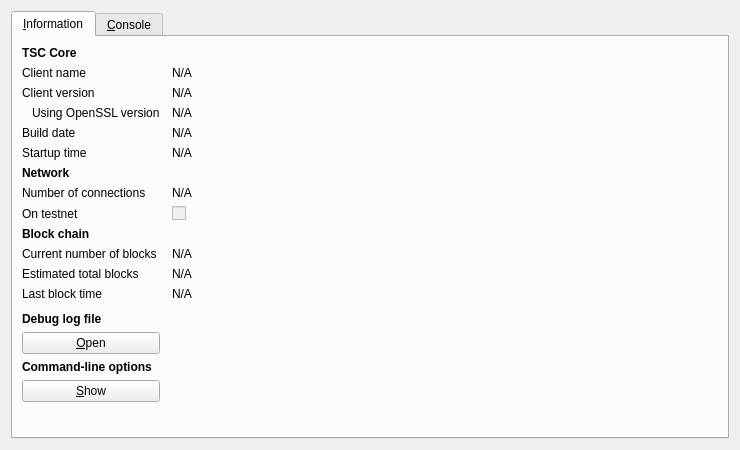
<?xml version="1.0" encoding="UTF-8"?>
<ui version="4.0">
 <class>RPCConsole</class>
 <widget class="QDialog" name="RPCConsole">
  <property name="geometry">
   <rect>
    <x>0</x>
    <y>0</y>
    <width>740</width>
    <height>450</height>
   </rect>
  </property>
  <property name="windowTitle">
   <string>TSC - Debug window</string>
  </property>
  <property name="styleSheet">
   <string notr="true">background-image: url(:/images/2s);</string>
  </property>
  <layout class="QVBoxLayout" name="verticalLayout_2">
   <item>
    <widget class="QTabWidget" name="tabWidget">
     <property name="currentIndex">
      <number>0</number>
     </property>
     <widget class="QWidget" name="tab_info">
      <attribute name="title">
       <string>&amp;Information</string>
      </attribute>
      <layout class="QGridLayout" name="gridLayout" columnstretch="0,1">
       <property name="horizontalSpacing">
        <number>12</number>
       </property>
       <item row="0" column="0">
        <widget class="QLabel" name="label_9">
         <property name="font">
          <font>
           <weight>75</weight>
           <bold>true</bold>
          </font>
         </property>
         <property name="text">
          <string>TSC Core</string>
         </property>
        </widget>
       </item>
       <item row="1" column="0">
        <widget class="QLabel" name="label_5">
         <property name="text">
          <string>Client name</string>
         </property>
        </widget>
       </item>
       <item row="1" column="1">
        <widget class="QLabel" name="clientName">
         <property name="cursor">
          <cursorShape>IBeamCursor</cursorShape>
         </property>
         <property name="text">
          <string>N/A</string>
         </property>
         <property name="textFormat">
          <enum>Qt::PlainText</enum>
         </property>
         <property name="textInteractionFlags">
          <set>Qt::LinksAccessibleByMouse|Qt::TextSelectableByKeyboard|Qt::TextSelectableByMouse</set>
         </property>
        </widget>
       </item>
       <item row="2" column="0">
        <widget class="QLabel" name="label_6">
         <property name="text">
          <string>Client version</string>
         </property>
        </widget>
       </item>
       <item row="2" column="1">
        <widget class="QLabel" name="clientVersion">
         <property name="cursor">
          <cursorShape>IBeamCursor</cursorShape>
         </property>
         <property name="text">
          <string>N/A</string>
         </property>
         <property name="textFormat">
          <enum>Qt::PlainText</enum>
         </property>
         <property name="textInteractionFlags">
          <set>Qt::LinksAccessibleByMouse|Qt::TextSelectableByKeyboard|Qt::TextSelectableByMouse</set>
         </property>
        </widget>
       </item>
       <item row="3" column="0">
        <widget class="QLabel" name="label_14">
         <property name="text">
          <string>Using OpenSSL version</string>
         </property>
         <property name="indent">
          <number>10</number>
         </property>
        </widget>
       </item>
       <item row="3" column="1">
        <widget class="QLabel" name="openSSLVersion">
         <property name="cursor">
          <cursorShape>IBeamCursor</cursorShape>
         </property>
         <property name="text">
          <string>N/A</string>
         </property>
         <property name="textFormat">
          <enum>Qt::PlainText</enum>
         </property>
         <property name="textInteractionFlags">
          <set>Qt::LinksAccessibleByMouse|Qt::TextSelectableByKeyboard|Qt::TextSelectableByMouse</set>
         </property>
        </widget>
       </item>
       <item row="4" column="0">
        <widget class="QLabel" name="label_12">
         <property name="text">
          <string>Build date</string>
         </property>
        </widget>
       </item>
       <item row="4" column="1">
        <widget class="QLabel" name="buildDate">
         <property name="cursor">
          <cursorShape>IBeamCursor</cursorShape>
         </property>
         <property name="text">
          <string>N/A</string>
         </property>
         <property name="textFormat">
          <enum>Qt::PlainText</enum>
         </property>
         <property name="textInteractionFlags">
          <set>Qt::LinksAccessibleByMouse|Qt::TextSelectableByKeyboard|Qt::TextSelectableByMouse</set>
         </property>
        </widget>
       </item>
       <item row="5" column="0">
        <widget class="QLabel" name="label_13">
         <property name="text">
          <string>Startup time</string>
         </property>
        </widget>
       </item>
       <item row="5" column="1">
        <widget class="QLabel" name="startupTime">
         <property name="cursor">
          <cursorShape>IBeamCursor</cursorShape>
         </property>
         <property name="text">
          <string>N/A</string>
         </property>
         <property name="textFormat">
          <enum>Qt::PlainText</enum>
         </property>
         <property name="textInteractionFlags">
          <set>Qt::LinksAccessibleByMouse|Qt::TextSelectableByKeyboard|Qt::TextSelectableByMouse</set>
         </property>
        </widget>
       </item>
       <item row="6" column="0">
        <widget class="QLabel" name="label_11">
         <property name="font">
          <font>
           <weight>75</weight>
           <bold>true</bold>
          </font>
         </property>
         <property name="text">
          <string>Network</string>
         </property>
        </widget>
       </item>
       <item row="7" column="0">
        <widget class="QLabel" name="label_7">
         <property name="text">
          <string>Number of connections</string>
         </property>
        </widget>
       </item>
       <item row="7" column="1">
        <widget class="QLabel" name="numberOfConnections">
         <property name="cursor">
          <cursorShape>IBeamCursor</cursorShape>
         </property>
         <property name="text">
          <string>N/A</string>
         </property>
         <property name="textFormat">
          <enum>Qt::PlainText</enum>
         </property>
         <property name="textInteractionFlags">
          <set>Qt::LinksAccessibleByMouse|Qt::TextSelectableByKeyboard|Qt::TextSelectableByMouse</set>
         </property>
        </widget>
       </item>
       <item row="8" column="0">
        <widget class="QLabel" name="label_8">
         <property name="text">
          <string>On testnet</string>
         </property>
        </widget>
       </item>
       <item row="8" column="1">
        <widget class="QCheckBox" name="isTestNet">
         <property name="enabled">
          <bool>false</bool>
         </property>
         <property name="text">
          <string/>
         </property>
        </widget>
       </item>
       <item row="9" column="0">
        <widget class="QLabel" name="label_10">
         <property name="font">
          <font>
           <weight>75</weight>
           <bold>true</bold>
          </font>
         </property>
         <property name="text">
          <string>Block chain</string>
         </property>
        </widget>
       </item>
       <item row="10" column="0">
        <widget class="QLabel" name="label_3">
         <property name="text">
          <string>Current number of blocks</string>
         </property>
        </widget>
       </item>
       <item row="10" column="1">
        <widget class="QLabel" name="numberOfBlocks">
         <property name="cursor">
          <cursorShape>IBeamCursor</cursorShape>
         </property>
         <property name="text">
          <string>N/A</string>
         </property>
         <property name="textFormat">
          <enum>Qt::PlainText</enum>
         </property>
         <property name="textInteractionFlags">
          <set>Qt::LinksAccessibleByMouse|Qt::TextSelectableByKeyboard|Qt::TextSelectableByMouse</set>
         </property>
        </widget>
       </item>
       <item row="11" column="0">
        <widget class="QLabel" name="label_4">
         <property name="text">
          <string>Estimated total blocks</string>
         </property>
        </widget>
       </item>
       <item row="11" column="1">
        <widget class="QLabel" name="totalBlocks">
         <property name="cursor">
          <cursorShape>IBeamCursor</cursorShape>
         </property>
         <property name="text">
          <string>N/A</string>
         </property>
         <property name="textFormat">
          <enum>Qt::PlainText</enum>
         </property>
         <property name="textInteractionFlags">
          <set>Qt::LinksAccessibleByMouse|Qt::TextSelectableByKeyboard|Qt::TextSelectableByMouse</set>
         </property>
        </widget>
       </item>
       <item row="12" column="0">
        <widget class="QLabel" name="label_2">
         <property name="text">
          <string>Last block time</string>
         </property>
        </widget>
       </item>
       <item row="12" column="1">
        <widget class="QLabel" name="lastBlockTime">
         <property name="cursor">
          <cursorShape>IBeamCursor</cursorShape>
         </property>
         <property name="text">
          <string>N/A</string>
         </property>
         <property name="textFormat">
          <enum>Qt::PlainText</enum>
         </property>
         <property name="textInteractionFlags">
          <set>Qt::LinksAccessibleByMouse|Qt::TextSelectableByKeyboard|Qt::TextSelectableByMouse</set>
         </property>
        </widget>
       </item>
       <item row="13" column="0">
        <spacer name="verticalSpacer_2">
         <property name="orientation">
          <enum>Qt::Vertical</enum>
         </property>
         <property name="sizeHint" stdset="0">
          <size>
           <width>20</width>
           <height>20</height>
          </size>
         </property>
        </spacer>
       </item>
       <item row="14" column="0">
        <widget class="QLabel" name="labelDebugLogfile">
         <property name="font">
          <font>
           <weight>75</weight>
           <bold>true</bold>
          </font>
         </property>
         <property name="text">
          <string>Debug log file</string>
         </property>
        </widget>
       </item>
       <item row="15" column="0">
        <widget class="QPushButton" name="openDebugLogfileButton">
         <property name="toolTip">
          <string>Open the TSC debug log file from the current data directory. This can take a few seconds for large log files.</string>
         </property>
         <property name="text">
          <string>&amp;Open</string>
         </property>
         <property name="autoDefault">
          <bool>false</bool>
         </property>
        </widget>
       </item>
       <item row="16" column="0">
        <widget class="QLabel" name="labelCLOptions">
         <property name="font">
          <font>
           <weight>75</weight>
           <bold>true</bold>
          </font>
         </property>
         <property name="text">
          <string>Command-line options</string>
         </property>
        </widget>
       </item>
       <item row="17" column="0">
        <widget class="QPushButton" name="showCLOptionsButton">
         <property name="toolTip">
          <string>Show the TSC-Qt help message to get a list with possible TSC command-line options.</string>
         </property>
         <property name="text">
          <string>&amp;Show</string>
         </property>
         <property name="autoDefault">
          <bool>false</bool>
         </property>
        </widget>
       </item>
       <item row="18" column="0">
        <spacer name="verticalSpacer">
         <property name="orientation">
          <enum>Qt::Vertical</enum>
         </property>
         <property name="sizeHint" stdset="0">
          <size>
           <width>20</width>
           <height>40</height>
          </size>
         </property>
        </spacer>
       </item>
      </layout>
     </widget>
     <widget class="QWidget" name="tab_console">
      <attribute name="title">
       <string>&amp;Console</string>
      </attribute>
      <layout class="QVBoxLayout" name="verticalLayout_3">
       <property name="spacing">
        <number>3</number>
       </property>
       <item>
        <widget class="QTextEdit" name="messagesWidget">
         <property name="minimumSize">
          <size>
           <width>0</width>
           <height>100</height>
          </size>
         </property>
         <property name="readOnly">
          <bool>true</bool>
         </property>
         <property name="tabKeyNavigation" stdset="0">
          <bool>false</bool>
         </property>
         <property name="columnCount" stdset="0">
          <number>2</number>
         </property>
        </widget>
       </item>
       <item>
        <layout class="QHBoxLayout" name="horizontalLayout">
         <property name="spacing">
          <number>3</number>
         </property>
         <item>
          <widget class="QLabel" name="label">
           <property name="text">
            <string notr="true">&gt;</string>
           </property>
          </widget>
         </item>
         <item>
          <widget class="QLineEdit" name="lineEdit"/>
         </item>
         <item>
          <widget class="QPushButton" name="clearButton">
           <property name="maximumSize">
            <size>
             <width>24</width>
             <height>24</height>
            </size>
           </property>
           <property name="toolTip">
            <string>Clear console</string>
           </property>
           <property name="text">
            <string/>
           </property>
           <property name="icon">
            <iconset resource="../bitcoin.qrc">
             <normaloff>:/icons/remove</normaloff>:/icons/remove</iconset>
           </property>
           <property name="shortcut">
            <string notr="true">Ctrl+L</string>
           </property>
           <property name="autoDefault">
            <bool>false</bool>
           </property>
          </widget>
         </item>
        </layout>
       </item>
      </layout>
     </widget>
    </widget>
   </item>
  </layout>
 </widget>
 <resources>
  <include location="../bitcoin.qrc"/>
 </resources>
 <connections/>
</ui>
